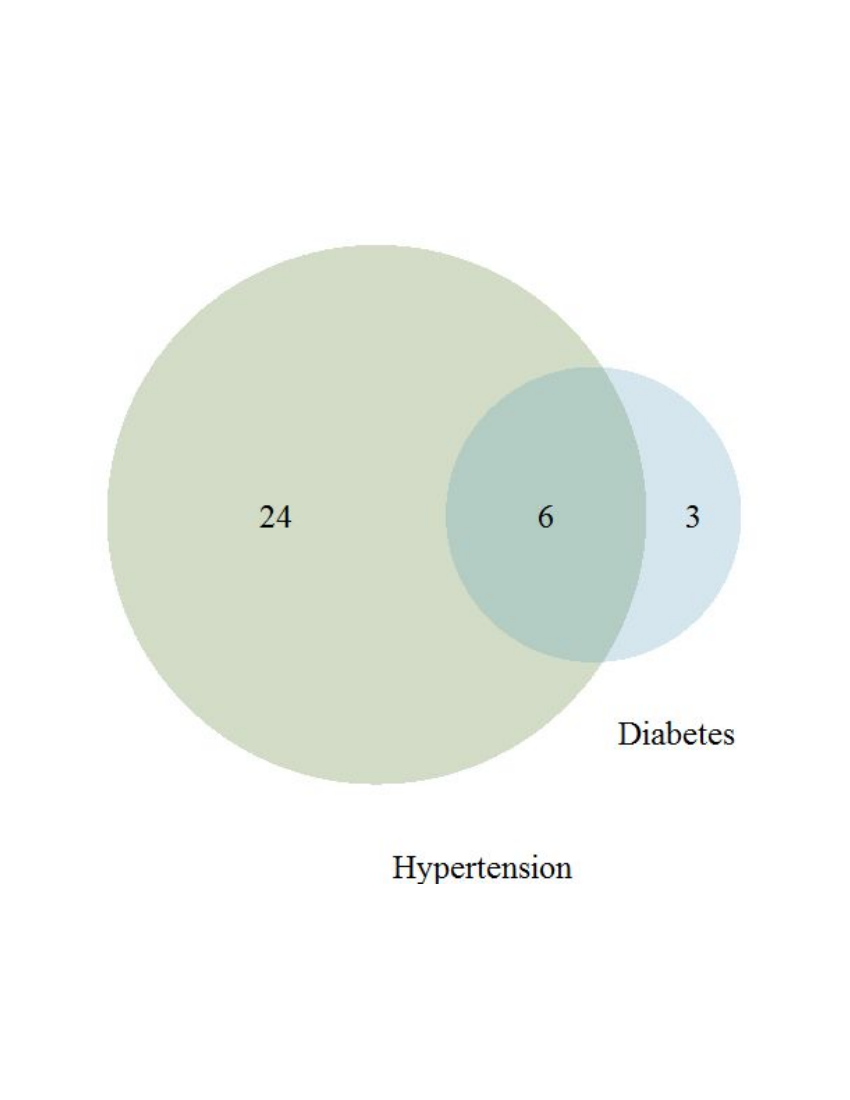

Generate this figure with R:
# load openintro package for colors ---------------------------------
library(openintro)
data(COL)
library(grid)
library(VennDiagram)

# draw venn diagram -------------------------------------------------
venn.plot <- draw.pairwise.venn(
  area1 = 9,
  area2 = 30,
  cross.area = 6,
  category = c("Diabetes", "Hypertension"),
  fill = c(COL[1,3], COL[2,3]),
  lty = "blank",
  cex = 2,
  cat.cex = 2,
  cat.pos = c(20, -30),
  cat.dist = 0.09,
  cat.just = list(c(-1, -1), c(1, 1)),
  ext.pos = 30,
  ext.dist = -0.05,
  ext.length = 0.85,
  ext.line.lwd = 2,
  ext.line.lty = "dashed"
);
grid.draw(venn.plot)

tiff(filename = "diabetes_hypertension.tiff", compression = "lzw");
grid.draw(venn.plot);
dev.off();
